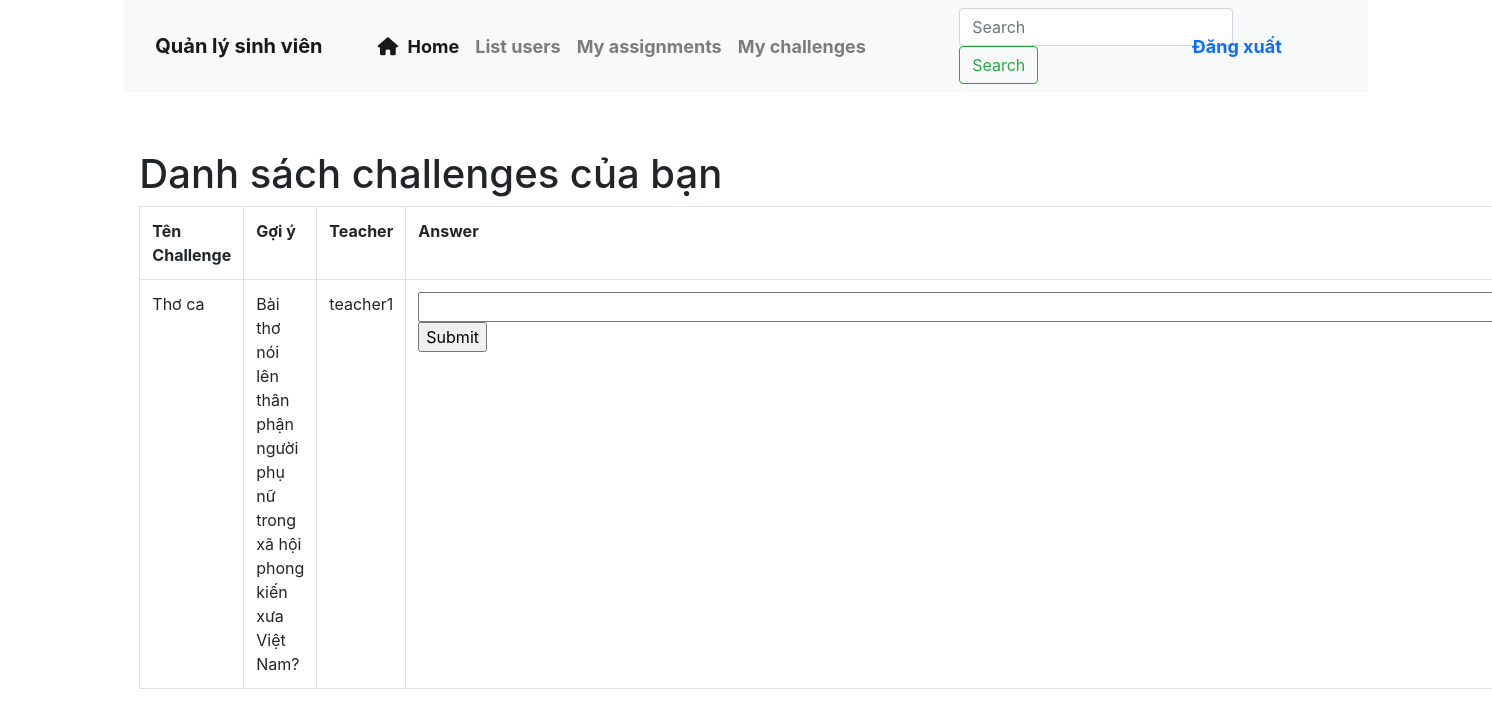
Page /student_challenge.php (signed in) on the committed database.
### tables this page shows
CREATE TABLE `challenges` (
  `id` int(10) UNSIGNED NOT NULL,
  `teacherid` int(5) UNSIGNED NOT NULL,
  `title` text NOT NULL COMMENT 'Tên challenge',
  `files` varchar(100) NOT NULL COMMENT 'đường dẫn file',
  `goiy` text DEFAULT NULL,
  `createdAt` text DEFAULT NULL COMMENT 'Thời gian tạo'
);

CREATE TABLE `users` (
  `id` int(5) UNSIGNED NOT NULL,
  `username` varchar(50) NOT NULL COMMENT 'Tên đăng nhập',
  `password` varchar(50) NOT NULL COMMENT 'Mật khẩu',
  `hoten` varchar(128) NOT NULL COMMENT 'Họ và tên',
  `email` varchar(128) DEFAULT NULL COMMENT 'Email cá nhân',
  `phone` int(16) UNSIGNED DEFAULT NULL COMMENT 'Số điện thoại',
  `avatar` varchar(512) DEFAULT NULL COMMENT 'Link ảnh đại diện',
  `role` varchar(10) NOT NULL,
  `updatedAt` timestamp NOT NULL DEFAULT current_timestamp() ON UPDATE current_timestamp()
);

### student_challenge.php (the view, shortened to what this page needs)
<?php
    include("connect.php");
    $sql_challenge = "SELECT * FROM challenges JOIN users ON challenges.teacherid=users.id";
    $result = $connect->query($sql_challenge);
?>
<!DOCTYPE html>
<html>
<head>
    <link rel="stylesheet" href="https://stackpath.bootstrapcdn.com/bootstrap/4.1.1/css/bootstrap.min.css">
</head>
<body>
<?php include_once("header.php") ?>
<div class="col-md-10 mx-auto container" style="margin-top:10%;">
<h1>Danh sách challenges của bạn</h1>
<form action="student_challenge.php" method="post">
    <table class="table table-bordered table-hover">
    <tr>
        <th>Tên Challenge</th>
        <th>Gợi ý</th>
        <th>Teacher</th>
        <th>Answer</th>
    </tr>
    <?php while ($row = mysqli_fetch_array($result)): ?>
    <tr>
        <td><?php echo $row['title']; ?></td>
        <td><?php echo $row['goiy']; ?></td>
        <td><?php echo $row['username']; ?></td>
        <td>
        <input type="text" name="answer" size="100">
        <input type="submit" name="submit" value="Submit">
        </td>
    </tr>
        <?php endwhile; ?>
</table>
</form>
</body>
</html>

### rows in the picture
challenges: title "Thơ ca", goiy "Bài thơ nói lên thân phận người phụ nữ trong xã hội phong kiến xưa Việt Nam?", teacherid.username "teacher1"
